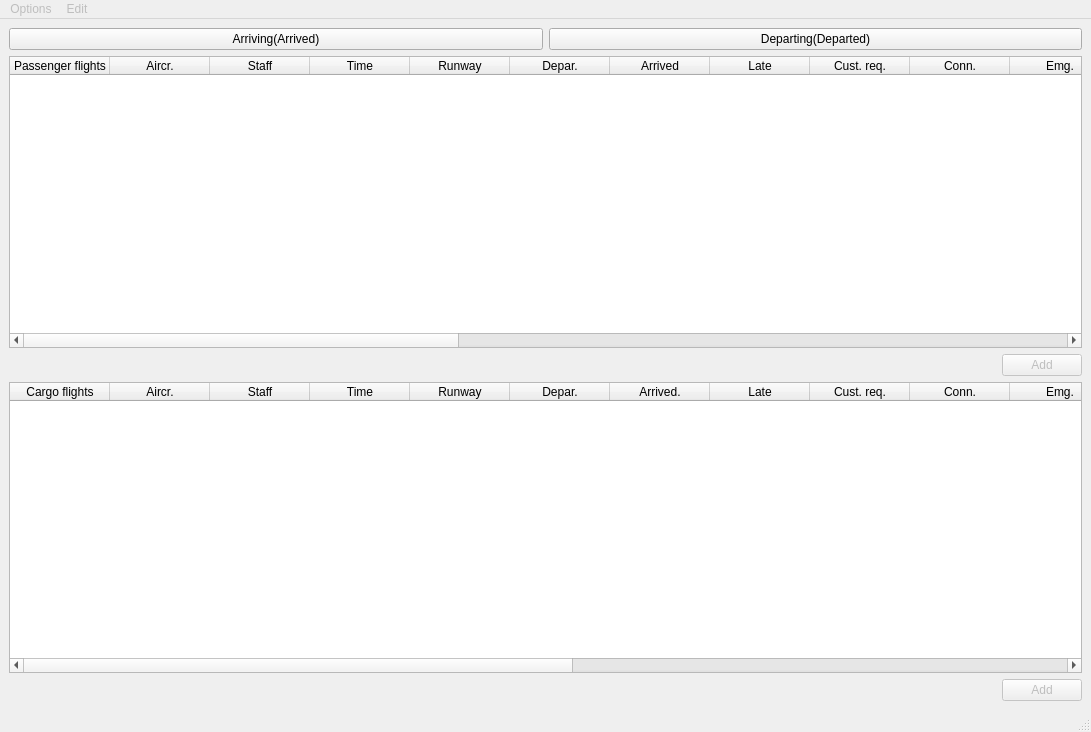
<?xml version="1.0" encoding="UTF-8"?>
<ui version="4.0">
 <class>StartWindow</class>
 <widget class="QMainWindow" name="StartWindow">
  <property name="geometry">
   <rect>
    <x>0</x>
    <y>0</y>
    <width>1091</width>
    <height>732</height>
   </rect>
  </property>
  <property name="baseSize">
   <size>
    <width>1600</width>
    <height>800</height>
   </size>
  </property>
  <property name="windowTitle">
   <string>StartWindow</string>
  </property>
  <widget class="QWidget" name="centralwidget">
   <layout class="QGridLayout" name="gridLayout" rowstretch="0,0,0,0,0,0,0">
    <item row="1" column="0">
     <widget class="QTableWidget" name="tableWidget">
      <property name="editTriggers">
       <set>QAbstractItemView::EditTrigger::NoEditTriggers</set>
      </property>
      <property name="tabKeyNavigation">
       <bool>false</bool>
      </property>
      <column>
       <property name="text">
        <string>Passenger flights</string>
       </property>
      </column>
      <column>
       <property name="text">
        <string>Aircr.</string>
       </property>
      </column>
      <column>
       <property name="text">
        <string>Staff</string>
       </property>
      </column>
      <column>
       <property name="text">
        <string>Time</string>
       </property>
      </column>
      <column>
       <property name="text">
        <string>Runway</string>
       </property>
      </column>
      <column>
       <property name="text">
        <string>Depar.</string>
       </property>
      </column>
      <column>
       <property name="text">
        <string>Arrived</string>
       </property>
      </column>
      <column>
       <property name="text">
        <string>Late</string>
       </property>
      </column>
      <column>
       <property name="text">
        <string>Cust. req.</string>
       </property>
      </column>
      <column>
       <property name="text">
        <string>Conn.</string>
       </property>
      </column>
      <column>
       <property name="text">
        <string>Emg.</string>
       </property>
      </column>
      <column>
       <property name="text">
        <string>Pass.</string>
       </property>
      </column>
      <column>
       <property name="text">
        <string>Gate</string>
       </property>
      </column>
      <column>
       <property name="text">
        <string>Term.</string>
       </property>
      </column>
      <column>
       <property name="text">
        <string>Bus req.</string>
       </property>
      </column>
      <column>
       <property name="text">
        <string>Bagg. area</string>
       </property>
      </column>
      <column>
       <property name="text">
        <string>Ass.</string>
       </property>
      </column>
      <column>
       <property name="text">
        <string>Visa</string>
       </property>
      </column>
      <column>
       <property name="text">
        <string>Bagg. unl.</string>
       </property>
      </column>
      <column>
       <property name="text">
        <string/>
       </property>
      </column>
      <column>
       <property name="text">
        <string/>
       </property>
      </column>
      <column>
       <property name="text">
        <string/>
       </property>
      </column>
      <column>
       <property name="text">
        <string/>
       </property>
      </column>
      <column>
       <property name="text">
        <string/>
       </property>
      </column>
     </widget>
    </item>
    <item row="0" column="0">
     <layout class="QHBoxLayout" name="horizontalLayout">
      <item>
       <widget class="QPushButton" name="ArrivingButton">
        <property name="text">
         <string>Arriving(Arrived)</string>
        </property>
       </widget>
      </item>
      <item>
       <widget class="QPushButton" name="DepartingButton">
        <property name="text">
         <string>Departing(Departed)</string>
        </property>
       </widget>
      </item>
     </layout>
    </item>
    <item row="5" column="0">
     <widget class="QTableWidget" name="tableWidget_2">
      <property name="editTriggers">
       <set>QAbstractItemView::EditTrigger::NoEditTriggers</set>
      </property>
      <column>
       <property name="text">
        <string>Cargo flights</string>
       </property>
      </column>
      <column>
       <property name="text">
        <string>Aircr.</string>
       </property>
      </column>
      <column>
       <property name="text">
        <string>Staff</string>
       </property>
      </column>
      <column>
       <property name="text">
        <string>Time</string>
       </property>
      </column>
      <column>
       <property name="text">
        <string>Runway</string>
       </property>
      </column>
      <column>
       <property name="text">
        <string>Depar.</string>
       </property>
      </column>
      <column>
       <property name="text">
        <string>Arrived.</string>
       </property>
      </column>
      <column>
       <property name="text">
        <string>Late</string>
       </property>
      </column>
      <column>
       <property name="text">
        <string>Cust. req.</string>
       </property>
      </column>
      <column>
       <property name="text">
        <string>Conn.</string>
       </property>
      </column>
      <column>
       <property name="text">
        <string>Emg.</string>
       </property>
      </column>
      <column>
       <property name="text">
        <string>Weight</string>
       </property>
      </column>
      <column>
       <property name="text">
        <string>Type</string>
       </property>
      </column>
      <column>
       <property name="text">
        <string>Cargo unl.</string>
       </property>
      </column>
      <column>
       <property name="text">
        <string/>
       </property>
      </column>
      <column>
       <property name="text">
        <string/>
       </property>
      </column>
      <column>
       <property name="text">
        <string/>
       </property>
      </column>
      <column>
       <property name="text">
        <string/>
       </property>
      </column>
      <column>
       <property name="text">
        <string/>
       </property>
      </column>
     </widget>
    </item>
    <item row="2" column="0" rowspan="2">
     <layout class="QHBoxLayout" name="horizontalLayout_2">
      <item>
       <spacer name="horizontalSpacer">
        <property name="orientation">
         <enum>Qt::Orientation::Horizontal</enum>
        </property>
        <property name="sizeHint" stdset="0">
         <size>
          <width>40</width>
          <height>20</height>
         </size>
        </property>
       </spacer>
      </item>
      <item>
       <widget class="QPushButton" name="AddPassenerFlightsButton">
        <property name="enabled">
         <bool>false</bool>
        </property>
        <property name="text">
         <string>Add</string>
        </property>
       </widget>
      </item>
     </layout>
    </item>
    <item row="6" column="0">
     <layout class="QHBoxLayout" name="horizontalLayout_3">
      <item>
       <spacer name="horizontalSpacer_2">
        <property name="orientation">
         <enum>Qt::Orientation::Horizontal</enum>
        </property>
        <property name="sizeHint" stdset="0">
         <size>
          <width>40</width>
          <height>20</height>
         </size>
        </property>
       </spacer>
      </item>
      <item>
       <widget class="QPushButton" name="AddCargoFlightsButton">
        <property name="enabled">
         <bool>false</bool>
        </property>
        <property name="text">
         <string>Add</string>
        </property>
       </widget>
      </item>
     </layout>
    </item>
   </layout>
  </widget>
  <widget class="QMenuBar" name="menubar">
   <property name="geometry">
    <rect>
     <x>0</x>
     <y>0</y>
     <width>1091</width>
     <height>24</height>
    </rect>
   </property>
   <widget class="QMenu" name="menuOptions">
    <property name="enabled">
     <bool>false</bool>
    </property>
    <property name="title">
     <string>Options</string>
    </property>
    <addaction name="actionRegestration"/>
    <addaction name="actionSettings"/>
   </widget>
   <widget class="QMenu" name="menuEdit">
    <property name="enabled">
     <bool>false</bool>
    </property>
    <property name="title">
     <string>Edit</string>
    </property>
    <addaction name="actionUndo_2"/>
   </widget>
   <addaction name="menuOptions"/>
   <addaction name="menuEdit"/>
  </widget>
  <widget class="QStatusBar" name="statusbar"/>
  <action name="actionRegestration">
   <property name="checkable">
    <bool>false</bool>
   </property>
   <property name="text">
    <string>Regestration</string>
   </property>
   <property name="shortcut">
    <string>Ctrl+R</string>
   </property>
  </action>
  <action name="actionSettings">
   <property name="text">
    <string>Settings</string>
   </property>
   <property name="shortcut">
    <string>Ctrl+Alt+S</string>
   </property>
  </action>
  <action name="actionUndo">
   <property name="checkable">
    <bool>false</bool>
   </property>
   <property name="enabled">
    <bool>true</bool>
   </property>
   <property name="text">
    <string>Undo</string>
   </property>
   <property name="shortcut">
    <string>Ctrl+Z</string>
   </property>
  </action>
  <action name="actionGen">
   <property name="text">
    <string>Gen</string>
   </property>
  </action>
  <action name="actionUndo_2">
   <property name="enabled">
    <bool>true</bool>
   </property>
   <property name="text">
    <string>Undo</string>
   </property>
  </action>
 </widget>
 <resources/>
 <connections/>
</ui>
